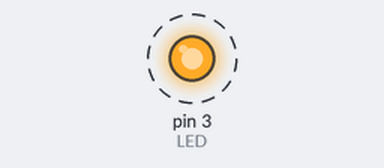
Bench run of a sketch on a simulated Arduino Uno, built with avr-gcc and run on an emulated ATmega328P. On the bench: output pins drawn as LEDs (lit = HIGH). Dashed ring = blinking.

Above: at 0.5 s.
Timing chart, 0 to 4.6 s (numbered marks = the images above):
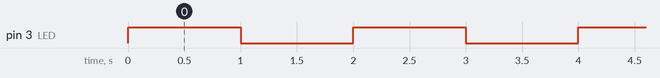

The sketch:

faketx.ino
```cpp
#define LED 3
void setup() {
  // put your setup code here, to run once:

pinMode(LED, OUTPUT);
    Serial.begin(1200);


}

void loop() {
  // put your main code here, to run repeatedly:
  analogWrite(LED, 255);
    delay(1000);
    analogWrite(LED, 0);
    delay(1000);

}
```

Measured:
- by itself, pin 3 (LED): alternates HIGH for 1.0 s and LOW for 1.0 s
